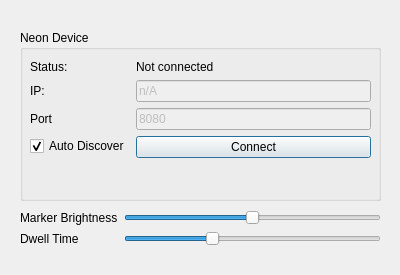
<?xml version="1.0" encoding="UTF-8"?>
<ui version="4.0">
 <class>Settings</class>
 <widget class="QDialog" name="Settings">
  <property name="geometry">
   <rect>
    <x>0</x>
    <y>0</y>
    <width>400</width>
    <height>275</height>
   </rect>
  </property>
  <property name="windowTitle">
   <string>Dialog</string>
  </property>
  <widget class="QGroupBox" name="groupBox">
   <property name="geometry">
    <rect>
     <x>20</x>
     <y>30</y>
     <width>361</width>
     <height>171</height>
    </rect>
   </property>
   <property name="title">
    <string>Neon Device</string>
   </property>
   <widget class="QWidget" name="">
    <property name="geometry">
     <rect>
      <x>10</x>
      <y>30</y>
      <width>341</width>
      <height>108</height>
     </rect>
    </property>
    <layout class="QFormLayout" name="formLayout_2">
     <item row="2" column="0">
      <widget class="QLabel" name="label_3">
       <property name="text">
        <string>IP:</string>
       </property>
      </widget>
     </item>
     <item row="2" column="1">
      <widget class="QLineEdit" name="device_ip">
       <property name="enabled">
        <bool>false</bool>
       </property>
       <property name="text">
        <string>n/A</string>
       </property>
      </widget>
     </item>
     <item row="0" column="1">
      <widget class="QLabel" name="device_status">
       <property name="text">
        <string>Not connected</string>
       </property>
      </widget>
     </item>
     <item row="0" column="0">
      <widget class="QLabel" name="label_4">
       <property name="text">
        <string>Status:</string>
       </property>
      </widget>
     </item>
     <item row="4" column="1">
      <widget class="QPushButton" name="device_connect_button">
       <property name="enabled">
        <bool>true</bool>
       </property>
       <property name="text">
        <string>Connect</string>
       </property>
       <property name="checkable">
        <bool>false</bool>
       </property>
      </widget>
     </item>
     <item row="4" column="0">
      <widget class="QCheckBox" name="device_auto_discovery">
       <property name="text">
        <string>Auto Discover</string>
       </property>
       <property name="checked">
        <bool>true</bool>
       </property>
      </widget>
     </item>
     <item row="3" column="0">
      <widget class="QLabel" name="label_5">
       <property name="text">
        <string>Port</string>
       </property>
      </widget>
     </item>
     <item row="3" column="1">
      <widget class="QLineEdit" name="port">
       <property name="enabled">
        <bool>false</bool>
       </property>
       <property name="text">
        <string>8080</string>
       </property>
      </widget>
     </item>
    </layout>
   </widget>
  </widget>
  <widget class="QWidget" name="layoutWidget">
   <property name="geometry">
    <rect>
     <x>20</x>
     <y>210</y>
     <width>361</width>
     <height>44</height>
    </rect>
   </property>
   <layout class="QFormLayout" name="formLayout">
    <item row="0" column="0">
     <widget class="QLabel" name="label">
      <property name="text">
       <string>Marker Brightness</string>
      </property>
     </widget>
    </item>
    <item row="0" column="1">
     <widget class="QSlider" name="marker_brightness">
      <property name="maximum">
       <number>255</number>
      </property>
      <property name="value">
       <number>128</number>
      </property>
      <property name="orientation">
       <enum>Qt::Horizontal</enum>
      </property>
     </widget>
    </item>
    <item row="1" column="0">
     <widget class="QLabel" name="label_2">
      <property name="text">
       <string>Dwell Time</string>
      </property>
     </widget>
    </item>
    <item row="1" column="1">
     <widget class="QSlider" name="dwell_time">
      <property name="maximum">
       <number>3000</number>
      </property>
      <property name="singleStep">
       <number>50</number>
      </property>
      <property name="value">
       <number>1000</number>
      </property>
      <property name="orientation">
       <enum>Qt::Horizontal</enum>
      </property>
     </widget>
    </item>
   </layout>
  </widget>
 </widget>
 <resources/>
 <connections/>
</ui>
